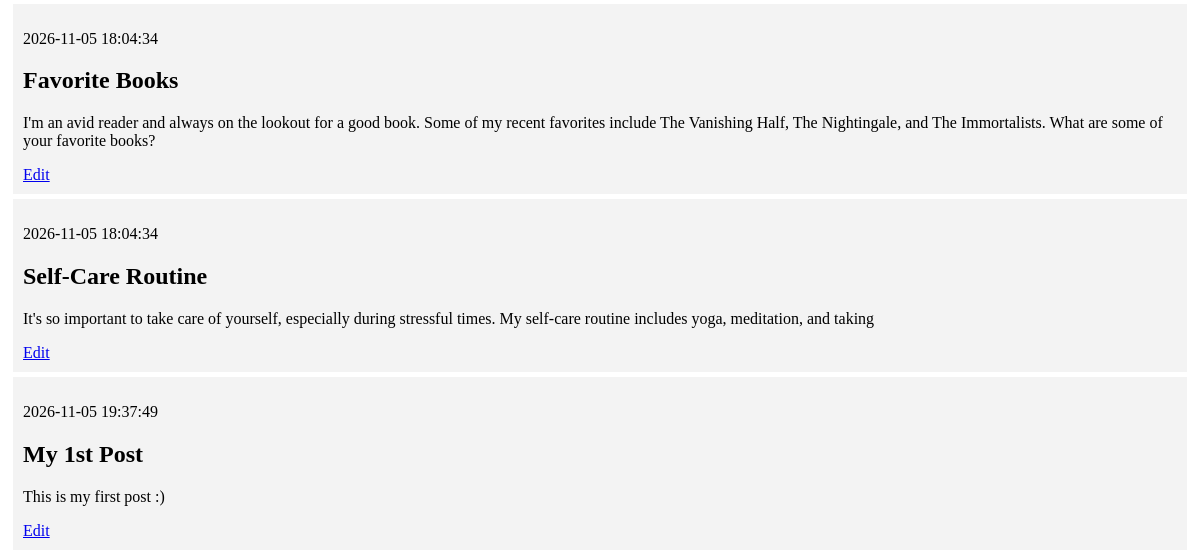
The app's page / (lower part), older data.
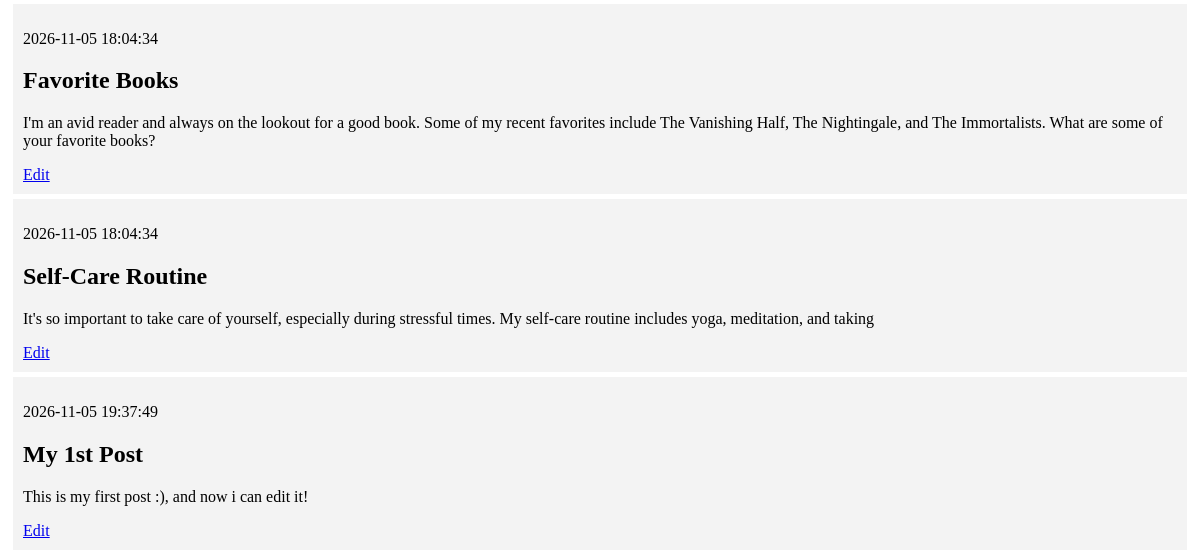
The same page, newer data.
### tables this page shows
CREATE TABLE posts (
    id INTEGER PRIMARY KEY AUTOINCREMENT,
    created TIMESTAMP NOT NULL DEFAULT CURRENT_TIMESTAMP,
    title TEXT NOT NULL,
    content TEXT NOT NULL
);

### app.py (the view)
@app.route('/')
def index():
    conn = get_db_connection()
    posts = conn.execute('SELECT * FROM posts').fetchall()
    conn.close()
    return render_template('index.html', posts=posts)

### app.py (called while the page is built)
def get_db_connection():
    conn = sqlite3.connect('database.db')
    conn.row_factory = sqlite3.Row
    return conn

### templates/index.html (shortened to what this page needs)
{% extends 'base.html' %}
{% block content %}
    {% for post in posts %}
        <div class='post'>
            <p>{{ post['created'] }}</p>
            <h2>{{ post['title'] }}</h2>
            <p>{{ post['content'] }}</p>
            <a href="{{ url_for('edit', id=post['id']) }}">Edit</a>
        </div>
    {% endfor %}
{% endblock %}

Row changes from the older to the newer data that the page shows:
changed posts "My 1st Post": content "This is my first post :)" → "This is my first post :), and now i can edit it!"
